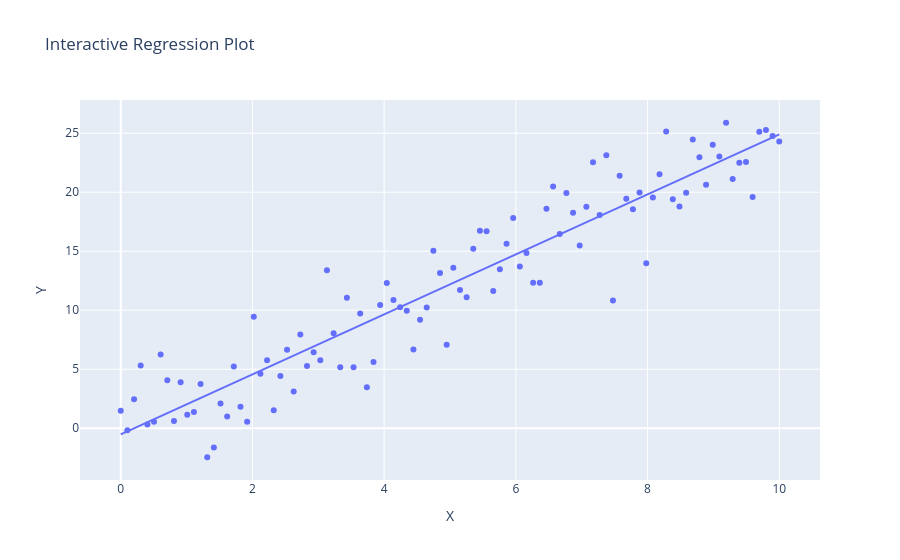

This figure's notebook cell:
### Markdown cell above
### PART 14 — Interactive Regression Plot (Plotly)

### Code cell
import plotly.express as px

fig = px.scatter(
    df, x="X", y="Y", trendline="ols",
    title="Interactive Regression Plot"
)

fig.show()
